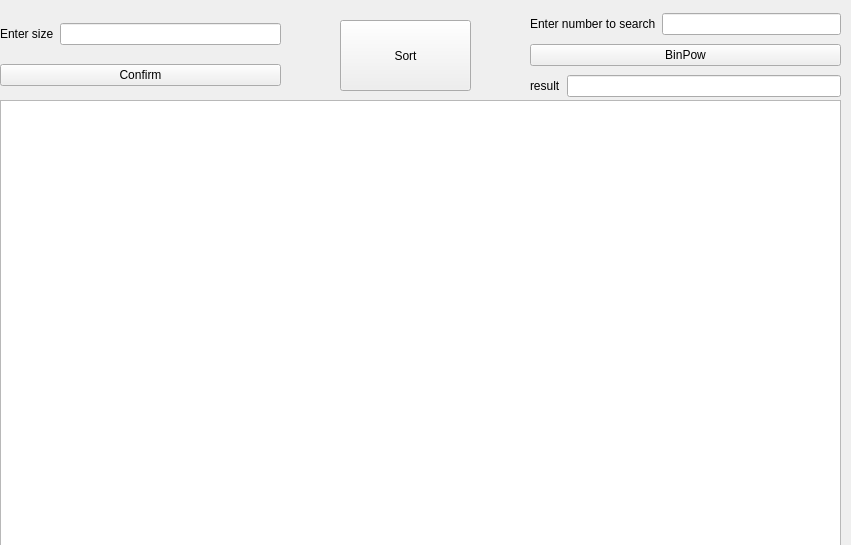
<?xml version="1.0" encoding="UTF-8"?>
<ui version="4.0">
 <class>MainWindow</class>
 <widget class="QMainWindow" name="MainWindow">
  <property name="geometry">
   <rect>
    <x>0</x>
    <y>0</y>
    <width>851</width>
    <height>545</height>
   </rect>
  </property>
  <property name="windowTitle">
   <string>MainWindow</string>
  </property>
  <widget class="QWidget" name="centralwidget">
   <widget class="QTextEdit" name="textEdit">
    <property name="geometry">
     <rect>
      <x>0</x>
      <y>100</y>
      <width>841</width>
      <height>451</height>
     </rect>
    </property>
   </widget>
   <widget class="QPushButton" name="pushButton">
    <property name="geometry">
     <rect>
      <x>340</x>
      <y>20</y>
      <width>131</width>
      <height>71</height>
     </rect>
    </property>
    <property name="text">
     <string>Sort</string>
    </property>
   </widget>
   <widget class="QWidget" name="">
    <property name="geometry">
     <rect>
      <x>530</x>
      <y>10</y>
      <width>311</width>
      <height>93</height>
     </rect>
    </property>
    <layout class="QVBoxLayout" name="verticalLayout">
     <item>
      <layout class="QHBoxLayout" name="horizontalLayout">
       <item>
        <widget class="QLabel" name="label_2">
         <property name="text">
          <string>Enter number to search</string>
         </property>
        </widget>
       </item>
       <item>
        <widget class="QLineEdit" name="lineSearch"/>
       </item>
      </layout>
     </item>
     <item>
      <widget class="QPushButton" name="PowButton">
       <property name="text">
        <string>BinPow</string>
       </property>
      </widget>
     </item>
     <item>
      <layout class="QHBoxLayout" name="horizontalLayout_2">
       <item>
        <widget class="QLabel" name="label_3">
         <property name="text">
          <string>result</string>
         </property>
        </widget>
       </item>
       <item>
        <widget class="QLineEdit" name="ResultLine"/>
       </item>
      </layout>
     </item>
    </layout>
   </widget>
   <widget class="QWidget" name="">
    <property name="geometry">
     <rect>
      <x>0</x>
      <y>10</y>
      <width>281</width>
      <height>91</height>
     </rect>
    </property>
    <layout class="QVBoxLayout" name="verticalLayout_2">
     <item>
      <layout class="QHBoxLayout" name="horizontalLayout_3">
       <item>
        <widget class="QLabel" name="label">
         <property name="text">
          <string>Enter size</string>
         </property>
        </widget>
       </item>
       <item>
        <widget class="QLineEdit" name="lineSize"/>
       </item>
      </layout>
     </item>
     <item>
      <widget class="QPushButton" name="SizeButton">
       <property name="text">
        <string>Confirm</string>
       </property>
      </widget>
     </item>
    </layout>
   </widget>
  </widget>
 </widget>
 <resources/>
 <connections/>
</ui>
